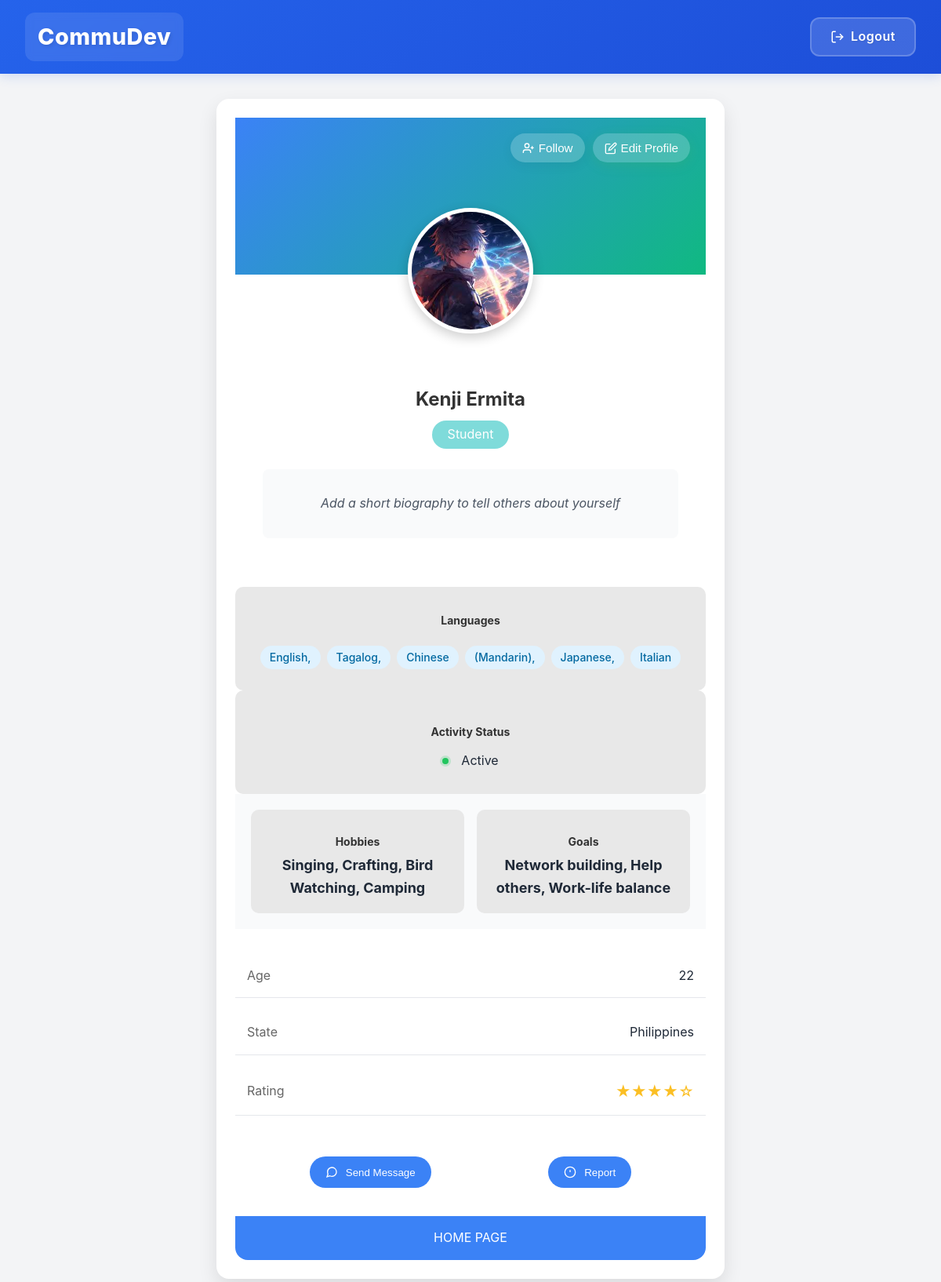
Screenshot of /users/profile/ (signed in) with the database file from the repository.
### users/models.py (models this page shows, shortened)
class User(AbstractUser):
    userId = models.UUIDField(primary_key=True, default=uuid.uuid4, editable=False)
    firstname = models.CharField(max_length=100)
    middleinit = models.CharField(max_length=1, blank=True, null=True)
    lastname = models.CharField(max_length=100)
    age = models.IntegerField(null=True)
    state = models.CharField(max_length=100)
    employmentStatus = models.CharField(max_length=100)
    points = models.IntegerField(default=0)
    profile_picture = models.ImageField(upload_to='profile_pics', default='default.jpg')
    languages = models.CharField(max_length=200, blank=True, null=True, default='')
    activity_status = models.CharField(
        max_length=100,
        default='Active',
        choices=[
            ('Active', 'Very Active'),
            ('Moderate', 'Moderately Active'),
            ('Low', 'Less Active'),
            ('Inactive', 'Inactive')
        ]
    )
    hobbies = models.CharField(max_length=200, blank=True, null=True, default='')
    goals = models.CharField(max_length=200, blank=True, null=True, default='')
    USERNAME_FIELD = 'username'  # This ensures username is used for login
    REQUIRED_FIELDS = ['firstname', 'lastname']  # Required fields for createsuperuser

### users/views.py (the view)
# urls.py: path('profile/', views.profile, name='profile'),
@login_required
def profile(request):
    return render(request, 'users/profile.html', {
        'user': request.user,
        'title': 'Profile',
    })

### users/templates/users/profile.html (shortened to what this page needs)
{% extends 'users/base.html' %}
{% load static %}
{% block extra_css %}
    <link href="{% static 'users/css/profile.css' %}" rel="stylesheet">
{% endblock %}
{% block content %}
<div class="profile-container">
    <div class="profile-header">
        <img src="{{ user.profile_picture.url|default:'users/images/logo.png' }}" alt="Profile" class="profile-avatar">
        <div class="header-buttons">
            <button class="follow-button">
                <svg width="16" height="16" viewBox="0 0 24 24" fill="none" stroke="currentColor" stroke-width="2">
                    <path d="M16 21v-2a4 4 0 0 0-4-4H6a4 4 0 0 0-4 4v2"></path>
                    <circle cx="9" cy="7" r="4"></circle>
                    <path d="M19 8v6"></path>
                    <path d="M22 11h-6"></path>
                </svg>
                Follow
            </button>
            <button onclick="openEditModal()" class="edit-button">
                <svg width="16" height="16" viewBox="0 0 24 24" fill="none" stroke="currentColor" stroke-width="2">
                    <path d="M11 4H4a2 2 0 0 0-2 2v14a2 2 0 0 0 2 2h14a2 2 0 0 0 2-2v-7"></path>
                    <path d="M18.5 2.5a2.121 2.121 0 0 1 3 3L12 15l-4 1 1-4 9.5-9.5z"></path>
                </svg>
                Edit Profile
            </button>
        </div>
    </div>
    <div class="profile-info">
        <h2 class="profile-name">{{ user.firstname }} {{ user.lastname }}</h2>
        <span class="profile-occupation">{{ user.employmentStatus }}</span>
        <div class="profile-bio">
            <p class="biography-text">{{ user.biography|default:"Add a short biography to tell others about yourself" }}</p>
        </div>
    </div>
    <div class="stat-box">
        <h3>Languages</h3>
        <div class="language-tags">
            {% if user.languages %}
                {% for language in user.languages.split %}
                    <span class="language-tag">{{ language }}</span>
                {% endfor %}
            {% else %}
                <span>No languages specified</span>
            {% endif %}
        </div>
    </div>
    <div class="stat-box" data-status="{{ user.activity_status }}">
        <h3>Activity Status</h3>
        <div class="status-indicator">
            <span class="status-dot"></span>
            {{ user.activity_status }}
        </div>
    </div>
    <div class="profile-stats">
        <div class="stat-box">
            <h3>Hobbies</h3>
            <p>{{ user.hobbies|default:"Not specified" }}</p>
        </div>
        <div class="stat-box">
            <h3>Goals</h3>
            <p>{{ user.goals|default:"Community help<br>Seek friends"|safe }}</p>
        </div>
    </div>
    <div class="profile-details">
        <span>Age</span>
        <span>{{ user.age }}</span>
    </div>
    <div class="profile-details">
        <span>State</span>
        <span>{{ user.state }}</span>
    </div>
    <div class="profile-details">
        <span>Rating</span>
        <div class="rating">★★★★☆</div>
    </div>
    <div class="action-buttons">
        <button class="message-button">
            <svg width="16" height="16" viewBox="0 0 24 24" fill="none" stroke="currentColor" stroke-width="2">
                <path d="M21 11.5a8.38 8.38 0 0 1-.9 3.8 8.5 8.5 0 0 1-7.6 4.7 8.38 8.38 0 0 1-3.8-.9L3 21l1.9-5.7a8.38 8.38 0 0 1-.9-3.8 8.5 8.5 0 0 1 4.7-7.6 8.38 8.38 0 0 1 3.8-.9h.5a8.48 8.48 0 0 1 8 8v.5z"></path>
            </svg>
            Send Message
        </button>
        <button class="report-button">
            <svg width="16" height="16" viewBox="0 0 24 24" fill="none" stroke="currentColor" stroke-width="2">
                <circle cx="12" cy="12" r="10"></circle>
                <line x1="12" y1="8" x2="12" y2="12"></line>
                <line x1="12" y1="16" x2="12" y2="16"></line>
            </svg>
            Report
        </button>
    </div>
    <a href="{% url 'home' %}" class="home-button">HOME PAGE</a>
</div>
{% endblock %}

### users/static/users/css/base.css (style rules this page uses)
body { margin: 0; font-family: Arial, sans-serif; background-color: #f3f4f6; }

### users/static/users/css/profile.css (style rules this page uses)
:root { --primary-turquoise: #7FDBDA; --primary-green: #4CAF50; --hover-green: #45a049; --light-gray: #E8E8E8; --text-dark: #333333; --background-mint: #E8F5E9; }
.profile-container { max-width: 900px; margin: 2rem auto; padding: 1.5rem; background-color: var(--background-mint); border-radius: 15px; box-shadow: 0 2px 10px rgba(0, 0, 0, 0.1); }
.profile-header { position: relative; margin-bottom: 80px; }
.profile-avatar { position: absolute; left: 50%; bottom: -60px; transform: translateX(-50%); width: 120px; height: 120px; border-radius: 50%; background-color: #ccc; border: 5px solid white; box-shadow: 0 2px 5px rgba(0, 0, 0, 0.1); }
.header-buttons { position: absolute; right: 20px; top: 20px; display: flex; gap: 12px; }
.edit-button { background: linear-gradient(45deg, #4CAF50, #7FDBDA); color: white; padding: 10px 24px; border-radius: 25px; border: none; cursor: pointer; display: flex; align-items: center; gap: 8px; text-decoration: none; font-weight: 500; font-size: 0.95rem; box-shadow: 0 4px 15px rgba(76, 175, 80, 0.2); transition: all 0.3s ease; animation: pulse 2s infinite; }
.edit-button svg { width: 16px; height: 16px; stroke: white; }
.follow-button { background-color: white; color: var(--text-dark); padding: 10px 24px; border-radius: 25px; border: 1px solid #e0e0e0; cursor: pointer; display: flex; align-items: center; gap: 8px; font-weight: 500; font-size: 0.95rem; box-shadow: 0 4px 15px rgba(0, 0, 0, 0.05); transition: all 0.3s ease; }
.profile-info { text-align: center; margin-bottom: 2rem; }
.profile-name { font-size: 24px; color: var(--text-dark); margin-bottom: 0.5rem; }
.profile-occupation { display: inline-block; padding: 5px 20px; background-color: var(--primary-turquoise); border-radius: 20px; color: white; margin-bottom: 1rem; }
.profile-stats { display: grid; grid-template-columns: repeat(2, 1fr); gap: 1rem; margin-bottom: 2rem; }
.stat-box { background-color: var(--light-gray); padding: 1rem; border-radius: 10px; text-align: center; }
.stat-box h3 { font-size: 14px; margin-bottom: 5px; color: var(--text-dark); }
.stat-box p { font-size: 18px; font-weight: bold; margin: 0; }
.profile-details { display: grid; grid-template-columns: 120px 1fr; gap: 1rem; margin-bottom: 1rem; align-items: center; }
.profile-details span:first-child { color: #666; }
.action-buttons { display: flex; justify-content: space-between; margin-top: 2rem; }
.message-button { background-color: var(--primary-turquoise); color: white; padding: 10px 20px; border: none; border-radius: 5px; cursor: pointer; display: flex; align-items: center; gap: 5px; }
.report-button { background-color: transparent; border: none; color: #dc3545; cursor: pointer; display: flex; align-items: center; gap: 5px; }
.rating { color: #ffc107; font-size: 20px; }
.home-button { background-color: var(--primary-turquoise); color: white; padding: 10px 20px; border: none; border-radius: 5px; text-decoration: none; text-align: center; margin-top: 1rem; display: inline-block; }
.profile-avatar { width: 128px; height: 128px; border-radius: 50%; border: 4px solid white; object-fit: cover; position: absolute; left: 24px; transform: translateY(-50%); background-color: white; }
.language-tags { display: flex; flex-wrap: wrap; gap: 0.5rem; margin-top: 0.5rem; }
.language-tag { background: #e0f2fe; color: #0369a1; padding: 0.25rem 0.75rem; border-radius: 20px; font-size: 0.875rem; font-weight: 500; }
.status-dot { width: 8px; height: 8px; border-radius: 50%; }

### rows the page displays
User: profile_picture (picture), firstname "Kenji", lastname "Ermita", employmentStatus "Student", activity_status "Active", hobbies "Singing, Crafting, Bird Watching, Camping", goals "Network building, Help others, Work-life balance", age "22", state "Philippines"

### other values shown
{{ language }} "English," "Tagalog," "Chinese" "(Mandarin)," "Japanese," "Italian"
